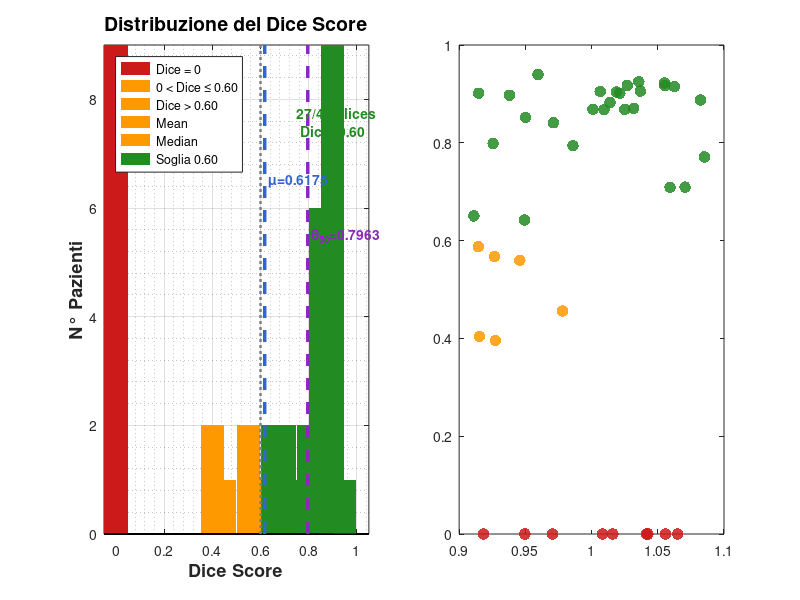

MATLAB code for this plot: (Note: this script raises an error after producing the figure.)
%   Author: Angelo Mastrangelo

%  Produces:
%    fig1_dice_distribution.png  — Histogram + scatter/boxplot
%    fig2_ablation_study.png     — Ablation bar chart
%    fig3_failure_analysis.png   — Failure pie + margin bars

clear; close all; clc;

%% ─── Run 105 final results ───────────────────────────────────────────────
dice = [0.8683 0.5876 0.9397 0.8519 0.0000 0.8703 0.7094 0.7986 ...
        0.7939 0.4040 0.6421 0.8686 0.9015 0.5597 0.9174 0.0000 ...
        0.0000 0.0000 0.0000 0.6505 0.9220 0.9249 0.8411 0.8973 ...
        0.8874 0.0000 0.5674 0.3957 0.9150 0.9040 0.9169 0.0000 ...
        0.9049 0.7712 0.4558 0.8677 0.7089 0.9015 0.0000 0.8824 ...
        0.9057 0.0000];

pids = {'0013','0014','0016','0027','0037','0045','0052','0061', ...
        '0064','0067','0068','0076','0094','0109','0129','0133', ...
        '0152','0158','0163','0169','0171','0172','0175','0179', ...
        '0181','0187','0195','0196','0217','0219','0237','0246', ...
        '0252','0310','0387','0469','0543','0635','0655','0673', ...
        '0705','0939'};

n          = numel(dice);
n_zeros    = sum(dice == 0);
n_above06  = sum(dice > 0.60);
mu         = mean(dice);
med        = median(dice);
sd         = std(dice);

%% ─── Color palette ───────────────────────────────────────────────────────
C_HIGH = [0.133 0.545 0.133];   % green  — Dice > 0.60
C_MID  = [1.000 0.600 0.000];   % orange — 0 < Dice ≤ 0.60
C_ZERO = [0.800 0.100 0.100];   % red    — Dice = 0
C_MEAN = [0.200 0.400 0.800];   % blue   — mean
C_MED  = [0.550 0.150 0.750];   % purple — median
C_BG   = [0.965 0.965 0.965];   % panel bg

out = 'export_figures';
if ~exist(out,'dir'), mkdir(out); end

%% ══════════════════════════════════════════════════════════════════════════
%% FIGURE 1 — Dice Score Distribution (Histogram + Scatter/Box)
%% ══════════════════════════════════════════════════════════════════════════
fig1 = figure('Position',[50 50 1300 540],'Color','white','Name','Dice Distribution');

% ── Subplot 1: Histogram ─────────────────────────────────────────────────
ax1 = subplot(1,2,1); hold on; box on; set(ax1,'Color',C_BG);
edges   = -0.025 : 0.05 : 1.025;
centers = edges(1:end-1) + 0.025;

% Separate into 3 groups for coloring
for i = 1:numel(centers)
    lo = edges(i); hi = edges(i+1);
    cnt_z = sum(dice == 0   & dice >= lo & dice < hi + 1e-9*(hi==1));
    cnt_m = sum(dice >  0   & dice <= 0.6 & dice >= lo & dice < hi);
    cnt_h = sum(dice >  0.6 & dice >= lo & dice < hi);
    if cnt_z > 0, bar(centers(i), cnt_z, edges(2)-edges(1)-0.002, ...
            'FaceColor',C_ZERO,'EdgeColor','none'); end
    if cnt_m > 0, bar(centers(i), cnt_m, edges(2)-edges(1)-0.002, ...
            'FaceColor',C_MID,'EdgeColor','none'); end
    if cnt_h > 0, bar(centers(i), cnt_h, edges(2)-edges(1)-0.002, ...
            'FaceColor',C_HIGH,'EdgeColor','none'); end
end

ylim_top = 9;
plot([mu  mu ],[0 ylim_top],'--','Color',C_MEAN,'LineWidth',2.5);
plot([med med],[0 ylim_top],'--','Color',C_MED, 'LineWidth',2.5);
plot([0.60 0.60],[0 ylim_top],':','Color',[0.5 0.5 0.5],'LineWidth',1.8);

text(0.01, 7.6, sprintf('%d zeri\n(limite 2D)', n_zeros), ...
    'Color',C_ZERO,'FontSize',10,'FontWeight','bold');
text(0.75, 7.6, sprintf('%d/42 slices\n Dice>0.60', n_above06), ...
    'Color',C_HIGH,'FontSize',10,'FontWeight','bold');
text(mu+0.015, 6.5, sprintf('\\mu=%.4f', mu), ...
    'Color',C_MEAN,'FontSize',10,'FontWeight','bold');
text(med+0.015, 5.5, sprintf('\\theta_{50}=%.4f', med), ...
    'Color',C_MED,'FontSize',10,'FontWeight','bold');

xlabel('Dice Score','FontSize',13,'FontWeight','bold');
ylabel('N° Pazienti','FontSize',13,'FontWeight','bold');
title('Distribuzione del Dice Score','FontSize',14,'FontWeight','bold');
xlim([-0.05 1.05]); ylim([0 ylim_top]);
legend({'Dice = 0','0 < Dice \leq 0.60','Dice > 0.60','Mean','Median','Soglia 0.60'}, ...
    'Location','northwest','FontSize',9);
grid on; grid minor;

% ── Subplot 2: Strip chart + Boxplot ─────────────────────────────────────
ax2 = subplot(1,2,2); hold on; box on; set(ax2,'Color',C_BG);
rng(42);
jit = 0.18*(rand(1,n)-0.5);
for i = 1:n
    if     dice(i) == 0,   mc = C_ZERO;
    elseif dice(i) <= 0.6, mc = C_MID;
    else,                  mc = C_HIGH; end
    scatter(1+jit(i), dice(i), 70, mc, 'filled', ...
        'MarkerEdgeColor','none','MarkerFaceAlpha',0.85);
end

% Boxplot overlay (manual IQR box)
q1 = quantile(dice,0.25); q3 = quantile(dice,0.75);
rectangle('Position',[0.8 q1 0.4 (q3-q1)],'FaceColor',[0.9 0.9 0.9 0.5], ...
    'EdgeColor',[0.3 0.3 0.3],'LineWidth',2);
plot([0.8 1.2],[med med],'-','Color',[0.3 0.3 0.3],'LineWidth',3);
plot([1 1],[min(dice(dice>0)) q1],'k-','LineWidth',1.5);
plot([1 1],[q3 max(dice)],'k-','LineWidth',1.5);
plot([0.88 1.12],[min(dice(dice>0)) min(dice(dice>0))],'k-','LineWidth',1.5);
plot([0.88 1.12],[max(dice) max(dice)],'k-','LineWidth',1.5);
plot([0.8 1.2],[mu mu],'--','Color',C_MEAN,'LineWidth',2.5);
plot([0.65 1.35],[0.60 0.60],':','Color',[0.5 0.5 0.5],'LineWidth',1.8);

stats_str = sprintf('n = %d\n\\mu = %.4f\n\\theta_{50} = %.4f\n\\sigma = %.4f\nZeri = %d/%d\nDice>0.60 = %d/%d', ...
    n, mu, med, sd, n_zeros, n, n_above06, n);
text(1.38, 0.35, stats_str, 'FontSize',10,'VerticalAlignment','middle', ...
    'BackgroundColor',[0.95 0.95 1],'EdgeColor',[0.7 0.7 0.8],'Margin',4);

ylabel('Dice Score','FontSize',13,'FontWeight','bold');
title('Distribuzione per Paziente','FontSize',14,'FontWeight','bold');
set(ax2,'XTick',[],'YLim',[-0.05 1.05],'XLim',[0.5 1.9]);
grid on; grid minor;

sgtitle('Analisi Prestazioni — Run 105 (Segmentazione Noduli Polmonari)', ...
    'FontSize',15,'FontWeight','bold');
print(fig1, fullfile(out,'fig1_dice_distribution'), '-dpng','-r300');
fprintf('  Fig 1 salvata.\n');

%% ══════════════════════════════════════════════════════════════════════════
%% FIGURE 2 — Ablation Study
%% ══════════════════════════════════════════════════════════════════════════
fig2 = figure('Position',[50 50 1300 580],'Color','white','Name','Ablation Study');
ax_ab = axes('Parent',fig2); hold on; box on; set(ax_ab,'Color',C_BG);

run_labels = { ...
    sprintf('Baseline\n(Run 41)'), ...
    sprintf('+Halo Score\n(Run 50)'), ...
    sprintf('+2.5D Tube Filter\n+Shape (Run 88)'), ...
    sprintf('+ECC Gate\nCondiz. (Run 96)'), ...
    sprintf('+Branch GGO\nEnfisema (Run 101)'), ...
    sprintf('+Guard Solidity\nEnfisema (Run 105)')};
mean_vals = [0.3060, 0.3161, 0.5742, 0.5972, 0.6080, 0.6175];
zero_vals = [33,     33,     14,     12,     10,     9    ];
nr = numel(mean_vals);

% Color gradient red → green
reds   = linspace(0.85, 0.10, nr)';
greens = linspace(0.10, 0.55, nr)';
blues  = linspace(0.10, 0.15, nr)';
bar_colors = [reds greens blues];

% Background bands
yline(0.60,'--','Color',[0.8 0.1 0.1],'LineWidth',2.5,'Label','  Target 0.60', ...
    'LabelHorizontalAlignment','right','FontSize',11,'FontWeight','bold');

bh = bar(1:nr, mean_vals, 0.62, 'FaceColor','flat','EdgeColor','none');
for i = 1:nr, bh.CData(i,:) = bar_colors(i,:); end

% Labels on bars
for i = 1:nr
    text(i, mean_vals(i)+0.012, sprintf('%.4f', mean_vals(i)), ...
        'HorizontalAlignment','center','FontSize',12,'FontWeight','bold');
    if zero_vals(i) > 0
        text(i, 0.025, sprintf('%d\\bigcirc', zero_vals(i)), ...
            'HorizontalAlignment','center','FontSize',10,'Color','white','FontWeight','bold');
    end
end

% Delta annotations between bars
for i = 2:nr
    delta = mean_vals(i) - mean_vals(i-1);
    if delta > 0.002
        mid_y  = mean_vals(i-1) + delta/2;
        text(i-0.5, mid_y + 0.04, sprintf('+%.4f', delta), ...
            'Color',[0 0.45 0],'FontSize',9.5,'FontWeight','bold', ...
            'HorizontalAlignment','center');
        annotation('textarrow', [((i-1)/nr)*0.82+0.08 ((i)/nr)*0.82+0.08], ...
            [mid_y/0.72*0.75+0.10 mid_y/0.72*0.75+0.10], ...
            'Color',[0 0.45 0],'HeadSize',6,'LineWidth',1.2);
    end
end

% The breakthrough arrow for halo
annotation('textbox',[0.34 0.72 0.12 0.08],'String', ...
    sprintf('BREAKTHROUGH\nHalo Score\n+0.2581'), ...
    'FontSize',9,'FontWeight','bold','Color',[0.1 0.5 0.1], ...
    'BackgroundColor',[0.9 1 0.9],'EdgeColor',[0.1 0.5 0.1],'FitBoxToText','on');

set(ax_ab,'XTick',1:nr,'XTickLabel',run_labels,'YLim',[0 0.72],'FontSize',10);
xlabel('Modulo Algoritmo','FontSize',13,'FontWeight','bold');
ylabel('Mean Dice Score','FontSize',13,'FontWeight','bold');
title('Ablation Study — Evoluzione del Dice Score per Modulo','FontSize',14,'FontWeight','bold');
grid on;

print(fig2, fullfile(out,'fig2_ablation_study'), '-dpng','-r300');
fprintf('  Fig 2 salvata.\n');

%% ══════════════════════════════════════════════════════════════════════════
%% FIGURE 3 — Failure Analysis
%% ══════════════════════════════════════════════════════════════════════════
fig3 = figure('Position',[50 50 1300 560],'Color','white','Name','Failure Analysis');

% ── Left: Pie ────────────────────────────────────────────────────────────
ax3 = subplot(1,2,1);
pie_v = [4, 3, 1, 1];
pie_lb = {sprintf('Vaso sanguigno\ntrasversale (n=4)'), ...
          sprintf('Struttura pleurica\n/ parete (n=3)'), ...
          sprintf('GT morfologica-\nmente irregolare (n=1)'), ...
          sprintf('GGO sotto\nsoglia solidity (n=1)')};
pie_c = [0.85 0.18 0.18; 1.00 0.55 0.08; 0.55 0.10 0.60; 0.15 0.45 0.82];
explode_v = [1 0 0 1];

axes(ax3);
ph = pie(pie_v, explode_v);
for i = 1:length(pie_v)
    ph(2*i-1).FaceColor  = pie_c(i,:);
    ph(2*i-1).EdgeColor  = 'white';
    ph(2*i-1).LineWidth  = 2;
    ph(2*i).FontSize     = 9.5;
    ph(2*i).FontWeight   = 'bold';
    ph(2*i).String       = pie_lb{i};
end
title(sprintf('Cause Fisiche dei %d Zeri Rimanenti', n_zeros), ...
    'FontSize',13,'FontWeight','bold');

% ── Right: Horizontal bar — margin FP/GT ─────────────────────────────────
ax4 = subplot(1,2,2); hold on; box on; set(ax4,'Color',C_BG);

z_ids     = {'0037','0133','0152','0158','0163','0187','0246','0655','0939'};
z_margin  = [NaN,    2.8,   2.6,  1.7,   2.6,  1.8,   1.6,  NaN,   1.3 ];
z_cause   = [4,      1,     2,    1,     2,    2,     1,    3,     1   ];
z_notes   = {'Blob area 10759px, sol=0.129', ...
             'FP ISOL halo=1.00 2.8×GT', ...
             'FP solid A=806px tube≈0.92', ...
             'GT A=51px ov=38%', ...
             'FP juxta ECC=0.975 2.6×GT', ...
             'FP sol=0.827 juxta 1.8×GT', ...
             'FP ISOL halo=1.00 1.6×GT', ...
             'GT sol=0.406 sotto T1 thr', ...
             'FP quasi identico 1.3×GT'};

c_map = [pie_c(1,:); pie_c(2,:); pie_c(4,:); pie_c(3,:)];

for i = 1:numel(z_ids)
    val = z_margin(i);
    if isnan(val), val = 0.1; end
    bh2 = barh(i, val, 0.62, 'FaceColor', c_map(z_cause(i),:), ...
        'EdgeColor','none','FaceAlpha',0.85);
    if ~isnan(z_margin(i))
        text(z_margin(i)+0.04, i, sprintf('%.1f×', z_margin(i)), ...
            'FontSize',10,'FontWeight','bold','VerticalAlignment','middle');
    else
        text(0.12, i, 'Strutturale', 'FontSize',10,'FontWeight','bold', ...
            'Color','white','VerticalAlignment','middle');
    end
    text(-0.05, i, z_notes{i}, 'FontSize',7.5,'HorizontalAlignment','right', ...
        'Color',[0.35 0.35 0.35],'VerticalAlignment','middle');
end

plot([1 1],[0.4 numel(z_ids)+0.4],':k','LineWidth',1.5);
text(1.02, numel(z_ids)+0.55, 'Pareggio','FontSize',9,'Color',[0.4 0.4 0.4]);

set(ax4,'YTick',1:numel(z_ids), ...
    'YTickLabel', cellfun(@(x) ['LIDC-' x], z_ids,'UniformOutput',false), ...
    'FontSize',10,'XLim',[-1.8 3.4]);
xlabel('Score FP / Score GT  (volte)','FontSize',12,'FontWeight','bold');
title('Margine di Sconfitta per Zero','FontSize',13,'FontWeight','bold');
grid on; grid minor;

legend({'Vaso trasversale','Struttura pleurica','GGO borderline','GT irregolare'}, ...
    'Location','southeast','FontSize',9);

sgtitle('Analisi dei Fallimenti — 9 Zeri Rimanenti (Limite Fisico 2D)', ...
    'FontSize',14,'FontWeight','bold');
print(fig3, fullfile(out,'fig3_failure_analysis'), '-dpng','-r300');
fprintf('  Fig 3 salvata.\n');

fprintf('\n=== Tutte le figure statistiche salvate in: %s/ ===\n', out);
